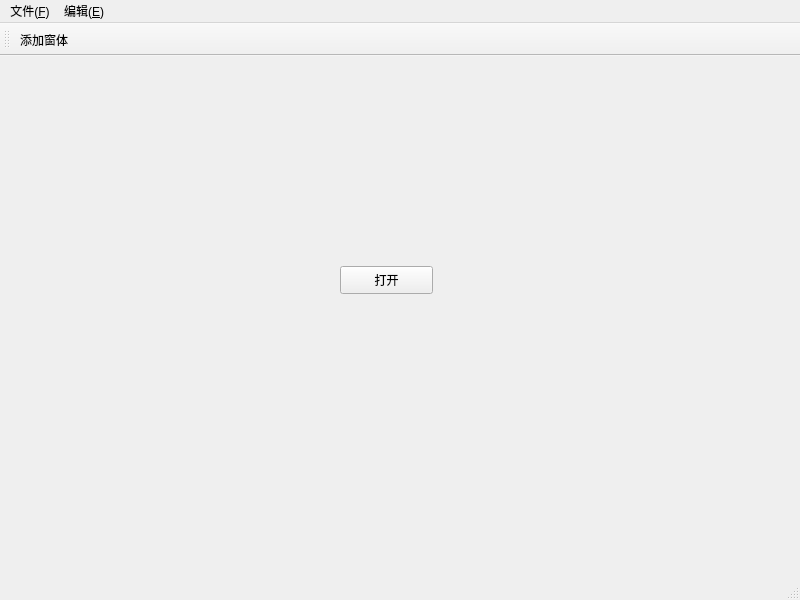
<?xml version="1.0" encoding="UTF-8"?>
<ui version="4.0">
 <class>MianWindow</class>
 <widget class="QMainWindow" name="MianWindow">
  <property name="geometry">
   <rect>
    <x>0</x>
    <y>0</y>
    <width>800</width>
    <height>600</height>
   </rect>
  </property>
  <property name="windowTitle">
   <string>MainWindow</string>
  </property>
  <widget class="QWidget" name="centralwidget">
   <widget class="QPushButton" name="pushButton">
    <property name="geometry">
     <rect>
      <x>340</x>
      <y>210</y>
      <width>93</width>
      <height>28</height>
     </rect>
    </property>
    <property name="text">
     <string>打开</string>
    </property>
   </widget>
  </widget>
  <widget class="QMenuBar" name="menubar">
   <property name="geometry">
    <rect>
     <x>0</x>
     <y>0</y>
     <width>800</width>
     <height>26</height>
    </rect>
   </property>
   <widget class="QMenu" name="menu">
    <property name="title">
     <string>文件(&amp;F)</string>
    </property>
    <addaction name="fileOpenAction"/>
    <addaction name="actionfileNewAction"/>
    <addaction name="actionfileCloseFile"/>
   </widget>
   <widget class="QMenu" name="menu_2">
    <property name="title">
     <string>编辑(&amp;E)</string>
    </property>
   </widget>
   <addaction name="menu"/>
   <addaction name="menu_2"/>
  </widget>
  <widget class="QStatusBar" name="statusbar"/>
  <widget class="QToolBar" name="toolBar">
   <property name="windowTitle">
    <string>toolBar</string>
   </property>
   <attribute name="toolBarArea">
    <enum>TopToolBarArea</enum>
   </attribute>
   <attribute name="toolBarBreak">
    <bool>true</bool>
   </attribute>
   <addaction name="addWinAction"/>
  </widget>
  <action name="fileOpenAction">
   <property name="text">
    <string>打开</string>
   </property>
   <property name="shortcut">
    <string>Alt+O</string>
   </property>
  </action>
  <action name="actionfileNewAction">
   <property name="text">
    <string>新建</string>
   </property>
   <property name="shortcut">
    <string>Alt+N</string>
   </property>
  </action>
  <action name="actionfileCloseFile">
   <property name="text">
    <string>关闭</string>
   </property>
   <property name="shortcut">
    <string>Alt+C</string>
   </property>
  </action>
  <action name="addWinAction">
   <property name="text">
    <string>添加窗体</string>
   </property>
   <property name="toolTip">
    <string>添加窗体</string>
   </property>
  </action>
 </widget>
 <resources/>
 <connections/>
</ui>
